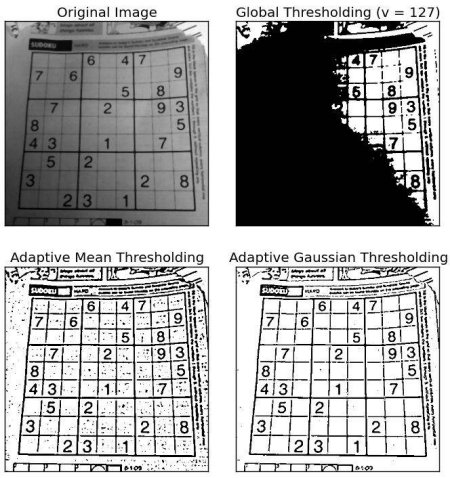
#> input picture images/dogo.jpg, 450 x 478 px, given in place of video.mp4, which was not available
$ jupyter execute Untitled.ipynb
#> lines starting #> are read from the running program, lines starting #| are printed output that depends on the picture; after the words box and inside, x2 and y2 are one past the last pixel; in counts of white or black regions, pixels touching at a corner belong together; pictures that were not available may be replaced by others from this repository, and a replacement may not be noted
[cell 1]
import numpy as np
import cv2 as cv
from matplotlib import pyplot as plt

[cell 2]
cap = cv.VideoCapture('video.mp4')
frame_width = int(cap.get(3))
frame_height = int(cap.get(4))
out = cv.VideoWriter('outpy.avi',cv.VideoWriter_fourcc('M','J','P','G'), 10, (frame_width,frame_height))

[cell 3]
while cap.isOpened():
    ret, frame = cap.read()
#> frame is the input picture: shape (478, 450, 3); min 0, max 255, mean 165.1
    if not ret:
        print("Cant receive frame")
        break;
    frame = cv.flip(frame,0)
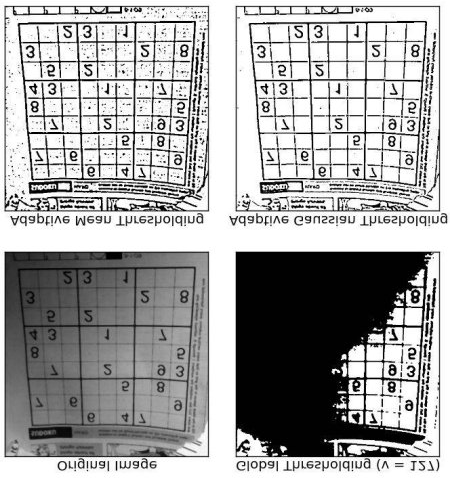
#> frame: shape (478, 450, 3); min 0, max 255, mean 165.1
    out.write(frame)
    if cv.waitKey(150) == ord('q'):
#> (key q is pressed here)
        break;

cap.release()
out.release()
cv.destroyAllWindows()

[cell 4]
import numpy as np
import cv2 as cv
# Create a black image
img = np.zeros((512,512,3), np.uint8)

[cell 5]
cv.imshow('image',img)
cv.waitKey(0)
cv.destroyAllWindows()

[cell 6]
cv.line(img,(0,0),(511,511),(255,0,0),5)
cv.circle(img,(447,63), 63, (0,0,255), -1)
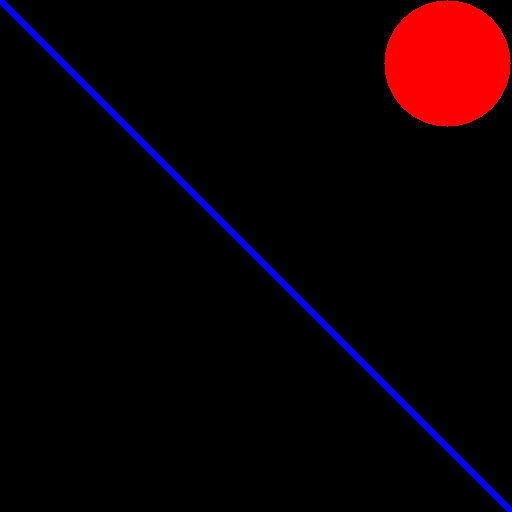
#> img: shape (512, 512, 3); mean of channels 0, 1, 2 4.5, 0, 12.1; drawn as B, G, R

[cell 7]
font = cv.FONT_HERSHEY_SIMPLEX
cv.putText(img,'cenation007',(10,500), font, 2,(255,255,255),2,cv.LINE_AA)
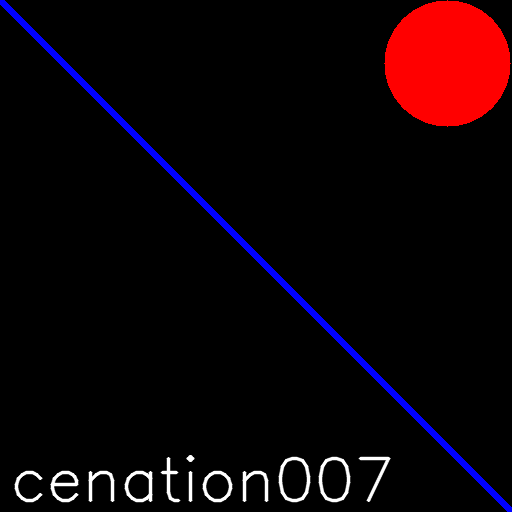
#> img: shape (512, 512, 3); 1.69% of pixels changed, all inside (x1, y1, x2, y2) = (14, 455, 391, 503); drawn as B, G, R
cv.imshow('image',img)
cv.waitKey(0)
cv.destroyAllWindows()

[cell 8]
import cv2 as cv
events = [i for i in dir(cv) if 'EVENT' in i]
print( events )

[cell 9]
import numpy as np
import cv2 as cv
# mouse callback function
def draw_circle(event,x,y,flags,param):
    if event == cv.EVENT_LBUTTONDBLCLK:
        cv.circle(img,(x,y),100,(255,0,0),-1)
# Create a black image, a window and bind the function to window
img = np.zeros((512,512,3), np.uint8)
cv.namedWindow('image')
cv.setMouseCallback('image',draw_circle)
while(1):
    cv.imshow('image',img)
    if cv.waitKey(20) & 0xFF == 27:
#> (key q is pressed here)
        break
cv.destroyAllWindows()

[cell 10]
import numpy as np
import cv2 as cv
drawing = False # true if mouse is pressed
mode = True # if True, draw rectangle. Press 'm' to toggle to curve
ix,iy = -1,-1
# mouse callback function
def draw_circle(event,x,y,flags,param):
    global ix,iy,drawing,mode
    if event == cv.EVENT_LBUTTONDOWN:
        drawing = True
        ix,iy = x,y
    elif event == cv.EVENT_MOUSEMOVE:
        if drawing == True:
            if mode == True:
                cv.rectangle(img,(ix,iy),(x,y),(0,255,0),-1)
            else:
                cv.circle(img,(x,y),50,(0,0,255),-1)
    elif event == cv.EVENT_LBUTTONUP:
        drawing = False
        if mode == True:
            cv.rectangle(img,(ix,iy),(x,y),(0,255,0),-1)
        else:
            cv.circle(img,(x,y),50,(0,0,255),-1)

[cell 11]
img = np.zeros((512,512,3), np.uint8)
cv.namedWindow('image')
cv.setMouseCallback('image',draw_circle)
while(1):
    cv.imshow('image',img)
    k = cv.waitKey(1) & 0xFF
#> (key q is pressed here)
    if k == ord('m'):
        mode = not mode
    elif k == 27:
        break
cv.destroyAllWindows()

[cell 12]
import numpy as np
import cv2 as cv
def nothing(x):
    pass
# Create a black image, a window
img = np.zeros((300,512,3), np.uint8)
cv.namedWindow('image')
# create trackbars for color change
cv.createTrackbar('R','image',0,255,nothing)
cv.createTrackbar('G','image',0,255,nothing)
cv.createTrackbar('B','image',0,255,nothing)
# create switch for ON/OFF functionality
switch = '0 : OFF \n1 : ON'
cv.createTrackbar(switch, 'image',0,1,nothing)
while(1):
    cv.imshow('image',img)
    k = cv.waitKey(1) & 0xFF
#> (key q is pressed here)
    if k == 27:
        break
    # get current positions of four trackbars
    r = cv.getTrackbarPos('R','image')
    g = cv.getTrackbarPos('G','image')
    b = cv.getTrackbarPos('B','image')
    s = cv.getTrackbarPos(switch,'image')
    if s == 0:
        img[:] = 0
    else:
        img[:] = [b,g,r]
cv.destroyAllWindows()

[cell 13]
#################      Adding PADDINGS   ##########################

[cell 14]
img1=cv.imread('ayush.jpg')

[cell 15]
replicate=cv.copyMakeBorder(img1,10,10,10,10,cv.BORDER_REPLICATE)
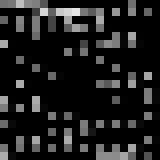
#> replicate: shape (20, 20) (shown 8 times larger); min 0, max 228, mean 30.7
reflect = cv.copyMakeBorder(img1,10,10,10,10,cv.BORDER_REFLECT)
reflect101 = cv.copyMakeBorder(img1,10,10,10,10,cv.BORDER_REFLECT_101)
wrap = cv.copyMakeBorder(img1,100,100,100,100,cv.BORDER_WRAP)
constant= cv.copyMakeBorder(img1,10,10,10,10,cv.BORDER_CONSTANT,value=255)
